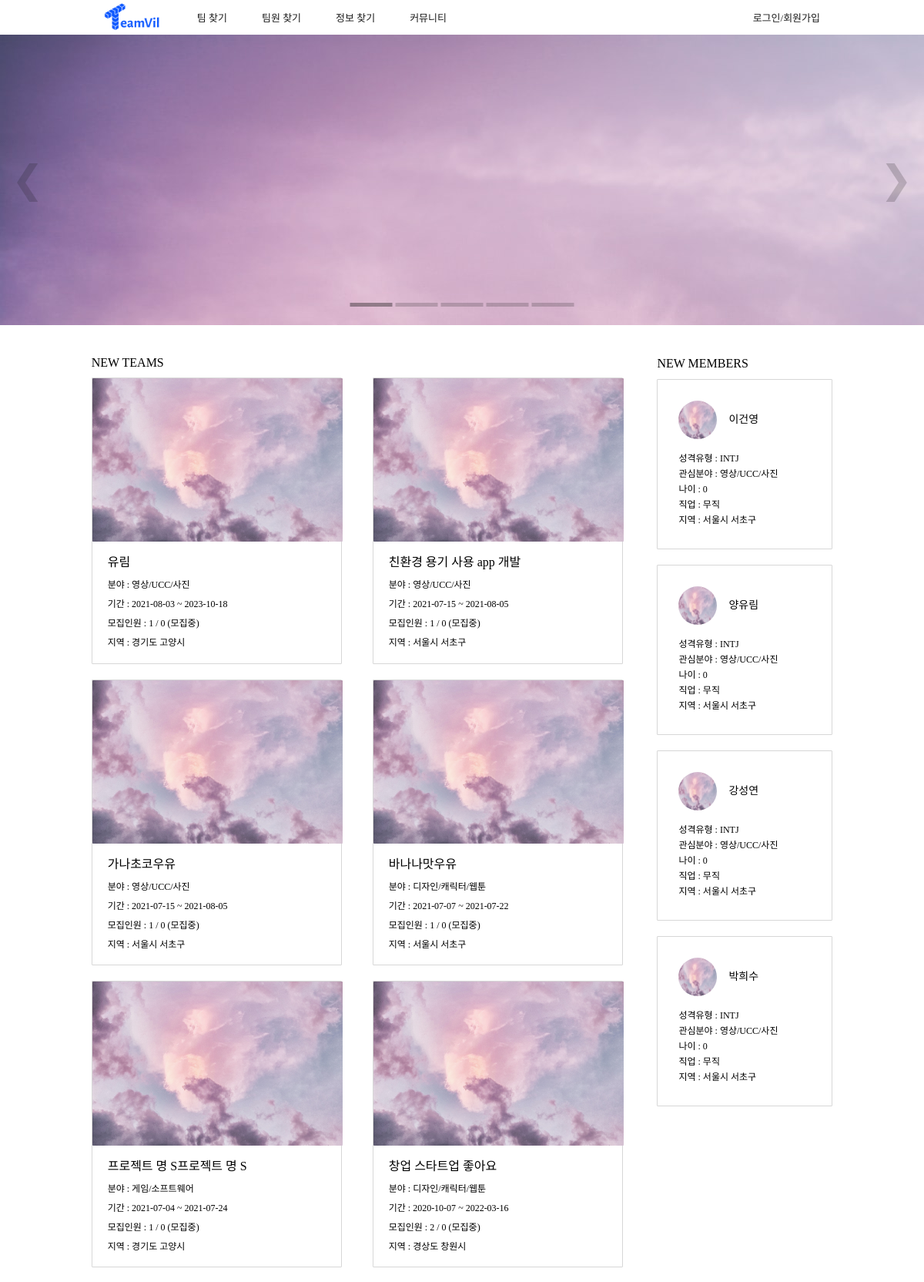
The app's page / (upper part), older data.
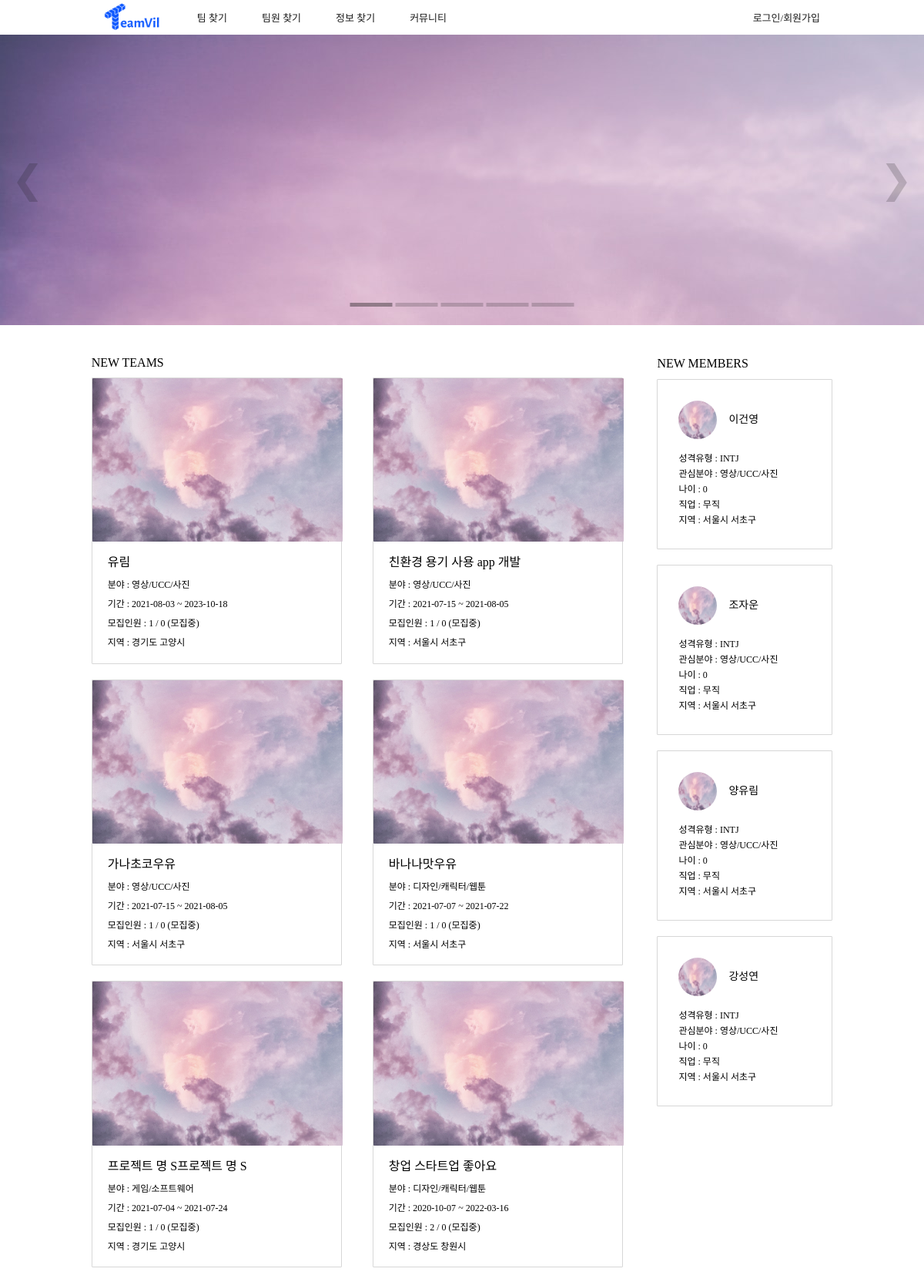
The same page, newer data.
### project/models.py (models this page shows, shortened)
class Project(models.Model):
    user_id = models.ForeignKey(User, on_delete = models.PROTECT, db_column="user_id")
    use = models.IntegerField(default=0)
    isEnd = models.IntegerField(default=0)
    type = models.IntegerField() # 창업, 공모전, 프로젝트
    title = models.CharField(max_length=100)
    desc = models.CharField(max_length=100)
    field1_id = models.ForeignKey('home.Field1', on_delete = models.CASCADE, db_column="field1_id")
    field2 = models.CharField(max_length=20)
    region1_id = models.ForeignKey('home.Region1', on_delete = models.CASCADE, db_column="region1_id")
    region2_id = models.ForeignKey('home.Region2', on_delete = models.CASCADE, db_column="region2_id")
    mem_total = models.IntegerField()
    mem_now = models.IntegerField()
    mem_duty = models.IntegerField(default=0)
    start_date = models.DateField()
    end_date = models.DateField()
    state = models.IntegerField(default=1)
    school = models.CharField(max_length=45, null=True)
    content = models.TextField()
    isLink = models.IntegerField(default=0)
    isFile = models.IntegerField(default=0)
    education_id = models.ForeignKey('home.Education', on_delete = models.CASCADE, db_column="education_id", null=True)
    view_cnt = models.IntegerField(default=0)
    register = models.DateTimeField(default=timezone.now)

### home/models.py (models this page shows, shortened)
class Field1(models.Model):
    field1 = models.CharField(max_length=20)

class Region1(models.Model):
    region1 = models.CharField(max_length=20)

class Region2(models.Model):
    region1_id = models.ForeignKey(Region1, on_delete = models.CASCADE, db_column="region1_id")
    region2 = models.CharField(max_length=20)

### account/models.py (models this page shows, shortened)
class Profile(models.Model):
    user_id = models.ForeignKey(User, on_delete = models.CASCADE, db_column="user_id")
    name = models.CharField(max_length=25)
    mbti_id = models.ForeignKey(Mbti, on_delete = models.CASCADE, db_column="mbti_id")
    mbti_detail = models.CharField(max_length=100, null=True)
    email = models.CharField(max_length=45)
    phone = models.CharField(max_length=15)
    birthday = models.DateField()
    region1_id = models.ForeignKey(Region1, on_delete = models.CASCADE, db_column="region1_id")
    region2_id = models.ForeignKey(Region2, on_delete = models.CASCADE, db_column="region2_id")
    openPhone = models.IntegerField()
    openEmail = models.IntegerField()
    term_id = models.ForeignKey(Term, on_delete = models.CASCADE, db_column="term_id")
    field1_id = models.ForeignKey(Field1, on_delete = models.CASCADE, db_column="field1_id")
    field2 = models.CharField(max_length=20)
    state = models.IntegerField()
    job_id = models.ForeignKey(Job, on_delete = models.CASCADE, db_column="job_id")
    education_id = models.ForeignKey(Education, on_delete = models.CASCADE, db_column="education_id", null=True)
    isLink = models.IntegerField()
    isFile = models.IntegerField()
    isCarrer = models.IntegerField()
    pr = models.TextField(null=True)
    register = models.DateTimeField(default=timezone.now)
    photo = models.FileField(null=True)
    isReview = models.IntegerField()
    view_cnt = models.IntegerField(default=0)
    submit = models.IntegerField(default=0)

class Mbti(models.Model):
    mbti = models.CharField(max_length=4)
    mbti_cnt = models.IntegerField(default=0)

class Job(models.Model):
    job = models.CharField(max_length=20)

### home/views.py (the view)
# urls.py: 2. Add a URL to urlpatterns:  path('', views.home, name='home')
def home(request):
    projects = Project.objects.all().order_by('-id')[:8]
    profiles = Profile.objects.all().order_by('-id')[:4]
    return render(request, "home.html", {'profiles':profiles, "projects":projects })

### teamvil/templatetags/custom_tags.py (called while the page is built)
@register.simple_tag
def getAge(birthday):
     now = int(datetime.datetime.today().year)
     birthday = int(birthday.strftime('%Y'))
     return now - birthday

### home/templates/home.html (shortened to what this page needs)
<!DOCTYPE html>
{% load custom_tags %}
{% load static %}
<html lang="en">
<head>
    <link rel="stylesheet" href="{% static 'css/base.css' %}">
    <link rel="stylesheet" href="{% static 'css/home.css' %}">
</head>
<body>
    {% include 'navbar.html' %}
    <div class="home-slide-container">
        <div class="home-slide-item fade" style="display: block;">
            <div class="home-slide-img-container">
                <img class="home-slide-img" src="{% static 'image/home_slide_img_1.jpg' %}" alt="">
            </div>
        </div>
        <a class="home-slide-prev" onclick="plusSlide(-1)">&#10094;</a>
        <a class="home-slide-next" onclick="plusSlide(1)">&#10095;</a>
        <div class="home-slide-dot-container">
            <span class="home-slide-dot" onclick="currentSlide(1)"></span>
            <span class="home-slide-dot" onclick="currentSlide(2)"></span>
            <span class="home-slide-dot" onclick="currentSlide(3)"></span>
            <span class="home-slide-dot" onclick="currentSlide(4)"></span>
            <span class="home-slide-dot" onclick="currentSlide(5)"></span>
        </div>
    </div>
    <div class="margin home-latest-info-wrap">
        <div class="home-latest-info-wrap-container">
            <div class="home-latest-info-container">
                <section class="home-latest-team-container">
                    <div class="home-latest-team-head">
                        <p class="home-latest-team-head-text spoqa-medium">NEW TEAMS</p>
                    </div>
                    <div class="home-latest-team-table">
                        <div class="home-latest-team-table-item">
                            {% for project in projects %}
                                <article class="home-latest-team-item">
                                    <img class="home-latest-team-image" src="{% static 'image/cloud.jpg' %}" alt="">
                                    <div class="home-latest-team-item-text">
                                        <p class="home-latest-team-item-title spoqa-medium">{{project.title}}</p>
                                        <p class="home-latest-team-item-content spoqa-regular">분야 : {{project.field1_id.field1}}</p>
                                        <p class="home-latest-team-item-content spoqa-regular">기간 : {{project.start_date|date:"Y-m-d"}} ~ {{project.end_date|date:"Y-m-d"}}</p>
                                        <p class="home-latest-team-item-content spoqa-regular">모집인원 : {{project.mem_now}} / {{project.mem_duty}}
                                            {% if project.state == 1%}
                                                (모집중)
                                            {% else %}
                                                (모집완료)
                                            {% endif %}
                                        </p>
                                        <p class="home-latest-team-item-content spoqa-regular">지역 : {{project.region1_id.region1}} {{project.region2_id.region2}}</p>
                                    </div>
                                </article>
                            {% endfor %}
                        </div>
                    </div>
                </section>
                <section class="home-latest-member-container">
                    <div class="home-latest-member-head">
                        <p class="home-latest-member-head-text spoqa-medium">NEW MEMBERS</p>
                    </div>
                    <div class="home-latest-member-table">
                        <div class="home-latest-member-table-item">
                        {% for profile in profiles %}
                            <article class="home-latest-member-item">
                                <div class="home-latest-member-profile-container">
                                    <div class="home-latest-member-name-container">
                                        <img class="home-latest-member-image" src="{% static 'image/cloud.jpg' %}" alt="">
                                        <p class="spoqa-medium">{{profile.name}}</p>
                                    </div>
                                </div>
                                <p>성격유형 : {{profile.mbti_id.mbti}}</p>
                                <p>관심분야 : {{profile.field1_id.field1}}</p>
                                <p>나이 : {% getAge profile.birthday %}</p>
                                <p>직업 : {{ profile.job_id.job }}</p>
                                <p>지역 : {{ profile.region1_id.region1 }} {{ profile.region2_id.region2 }}</p>
                            </article>
                        {% endfor %}
                        </div>
                    </div>
                </section>
            </div>
        </div>
    </div>
</body>
</html>

### teamvil/templates/navbar.html
{% load static %}
<nav class="navbar-nav-container">
    <div class="navbar-left-container">
        <a href="{% url 'home' %}"><img class="navbar-logo" src="{% static 'image/Logo.png' %}" alt=""></a>
        <ul class="navbar-menu-container spoqa-regular">
            <li class="navbar-menu-item"><a href="{% url 'team_search' %}">팀 찾기</a></li>
            <li class="navbar-menu-item"><a href="{% url 'member_search' %}">팀원 찾기</a></li>
            <li class="navbar-menu-item"><a href="{% url 'info' %}">정보 찾기</a></li>
            <li class="navbar-menu-item"><a href="{% url 'community' %}">커뮤니티</a></li>
        </ul>
    </div>
    <ul class="navbar-my-container spoqa-regular">
        {% if user.is_authenticated %}
            <li class="navbar-my-item"><a href="{% url 'mypage' %}">마이페이지</a></li>
            <li class="navbar-my-item"><a href="{% url 'logout' %}">로그아웃</a></li>
        {% else %}
            <li class="navbar-my-item"><a href="{% url 'login' %}">로그인/</a><a href="{% url 'signup'  %}">회원가입</a></li>
        {% endif %}
    </ul>
</nav>

### teamvil/templates/footer.html (shortened to what this page needs)
{% load static %}

### teamvil/static/css/base.css (style rules this page uses)
* { margin: 0; padding: 0; }
.margin { margin: 0px 118.6875px; }
.active { display: block; }
.spoqa-regular { font-family: 'Spoqa Han Sans Neo', 'sans-serif'; font-weight: 400; }
.spoqa-medium { font-family: 'Spoqa Han Sans Neo', 'sans-serif'; font-weight: 500; }
ul { list-style: none; padding: 0; margin: 0; }
a { text-decoration: none; color: #1B1B1B; }
li a { font-size: 13px; }
.navbar-nav-container { display: flex; justify-content: space-between; align-items: center; height: 45.10125px; padding: 0px 135px; box-shadow: 0px 1.5825px 3.165px rgba(0, 0, 0, 0.15); font-size: 0; }
.navbar-left-container { display: flex; justify-content: space-between; align-items: center; width: 490px; flex-shrink: 0; }
.navbar-logo { width: 72.795px; height: 37.362825; }
.navbar-menu-container { display: flex; justify-content: space-between; }
.navbar-my-container { display: flex; justify-content: space-between; }
.navbar-menu-item { margin-right: 45px; flex-shrink: 0; }
.navbar-my-item { margin-left: 45px; flex-shrink: 0; }
body { display: flex; min-height: 100vh; flex-direction: column; }

### home/static/css/home.css (style rules this page uses)
* { box-sizing: border-box; }
.home-slide-container { position: relative; width: 100%; }
.home-slide-item { height: 376.635px; display: none; overflow: hidden; }
.home-slide-prev, .home-slide-next { position: absolute; top: 50%; transform: translate(0, -50%); font-size: 50px; padding: 15px; cursor: pointer; color: rgba(27, 27, 27, 0.2); transition: 0.1s; user-select: none; }
.home-slide-next { right: 0; }
.home-slide-dot-container { position: absolute; left: 50%; transform: translate(-50%); bottom: 20px; cursor: pointer; }
.home-slide-dot { display: inline-block; width: 55px; height: 5px; margin: 0; background: rgba(27, 27, 27, 0.2); cursor: pointer; }
.active, .home-slide-dot:hover { background: rgba(27, 27, 27, 0.4); }
.fade { -webkit-animation-name: fade; -webkit-animation-duration: 1.5s; animation-name: fade; animation-duration: 1.5s; }
.home-latest-info-wrap { display: flex; justify-content: center; }
@media (min-width: 1190px) and (max-width: 1473.6px) { .home-latest-info-wrap-container { width: 1000.225px; } }
.home-latest-team-head, .home-latest-member-head { margin-top: 40px; margin-bottom: 10px; }
.home-latest-team-head-text, .home-latest-member-head-text { font-size: 16px; }
.home-latest-info-container { display: flex; justify-content: space-between; margin-bottom: 100px; flex-wrap: wrap; }
.home-latest-team-table { width: 690px; }
.home-latest-team-table-item { display: flex; flex-wrap: wrap; justify-content: space-between; }
.home-latest-team-item { width: 324.985px; height: 371.8875px; border: 1px solid #D7D7D7; border-radius: 1px; margin-bottom: 20px; }
.home-latest-team-image { width: 324.985px; height: 212.055px; border-radius: 1px; }
.home-latest-team-item-text { padding: 10px 20px; line-height: 25px; }
.home-latest-team-item-title { display: inline-block; font-size: 16px; margin-bottom: 5px; }
.home-latest-team-item-content { font-size: 12px; }
.home-latest-member-container { font-size: 12px; line-height: 20px; }
@media (min-width: 1190px) and (max-width: 1473.6px) { .home-latest-member-table { width: 227.88px; } }
.home-latest-member-table-item { display: flex; flex-wrap: wrap; justify-content: space-between; }
.home-latest-member-item { display: inline-table; width: 227.88px; height: 177.24px; border: 1px solid #D7D7D7; border-radius: 1px; padding: 27px; margin-bottom: 20px; }
.home-latest-member-profile-container { margin-bottom: 15px; font-size: 14px; }
.home-latest-member-name-container { display: flex; align-items: center; }
.home-latest-member-image { width: 50px; height: 50px; border-radius: 75px; margin-right: 15px; }

Row changes from the older to the newer data that the page shows:
no longer on this page (row unchanged): Profile: name "박희수", mbti_id.mbti "INTJ", field1_id.field1 "영상/UCC/사진", birthday "0", job_id.job "무직", region1_id.region1 "서울시", region2_id.region2 "서초구"
added Profile: name "조자운", mbti_id.mbti "INTJ", field1_id.field1 "영상/UCC/사진", birthday "0", job_id.job "무직", region1_id.region1 "서울시", region2_id.region2 "서초구"
